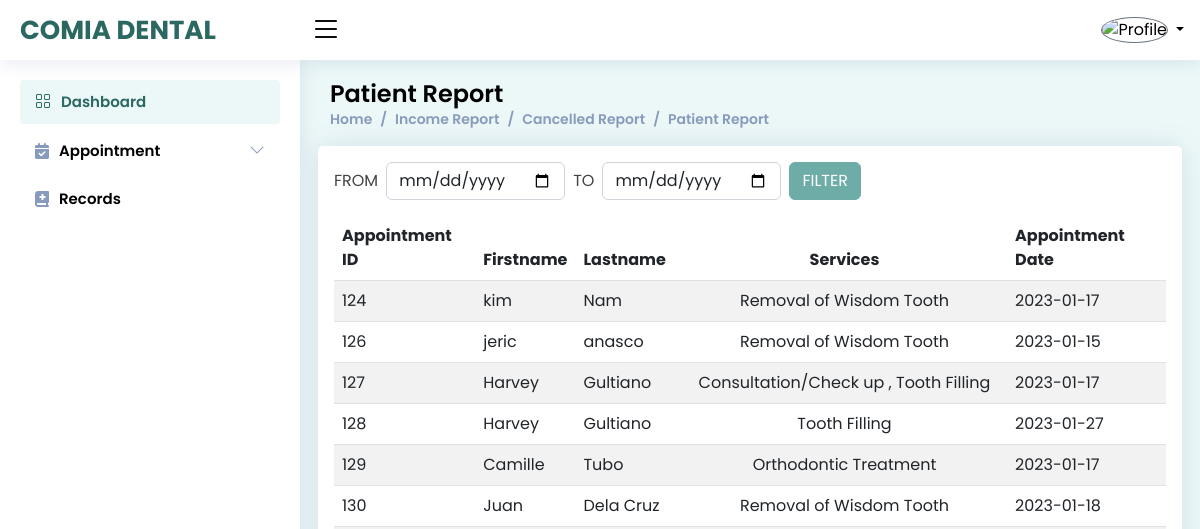
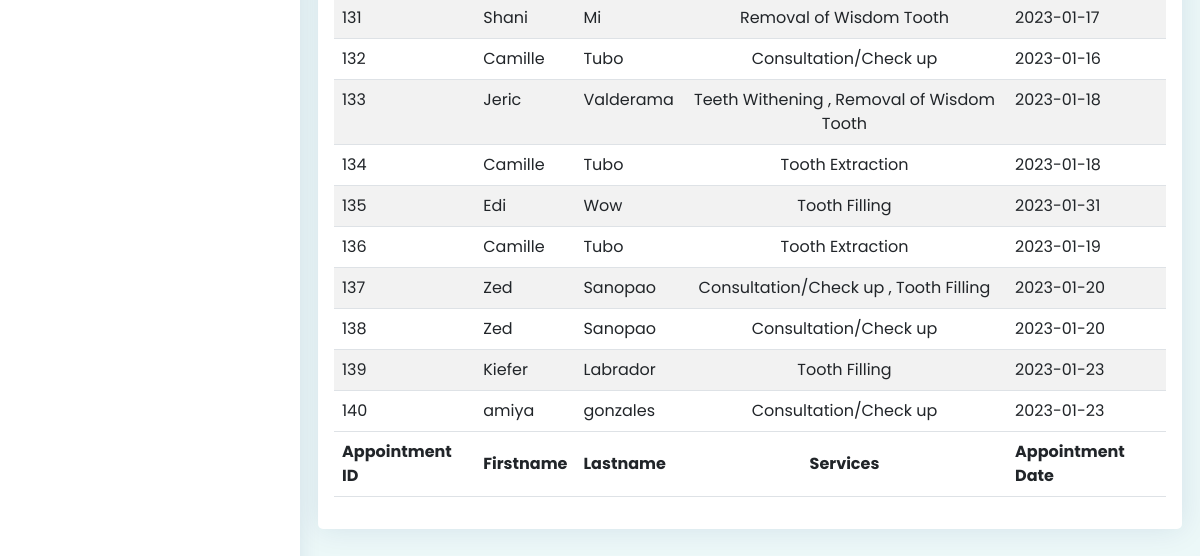
/admin/patient.php (signed in), run on an earlier commit of the app's database (2 pictures, top to bottom).
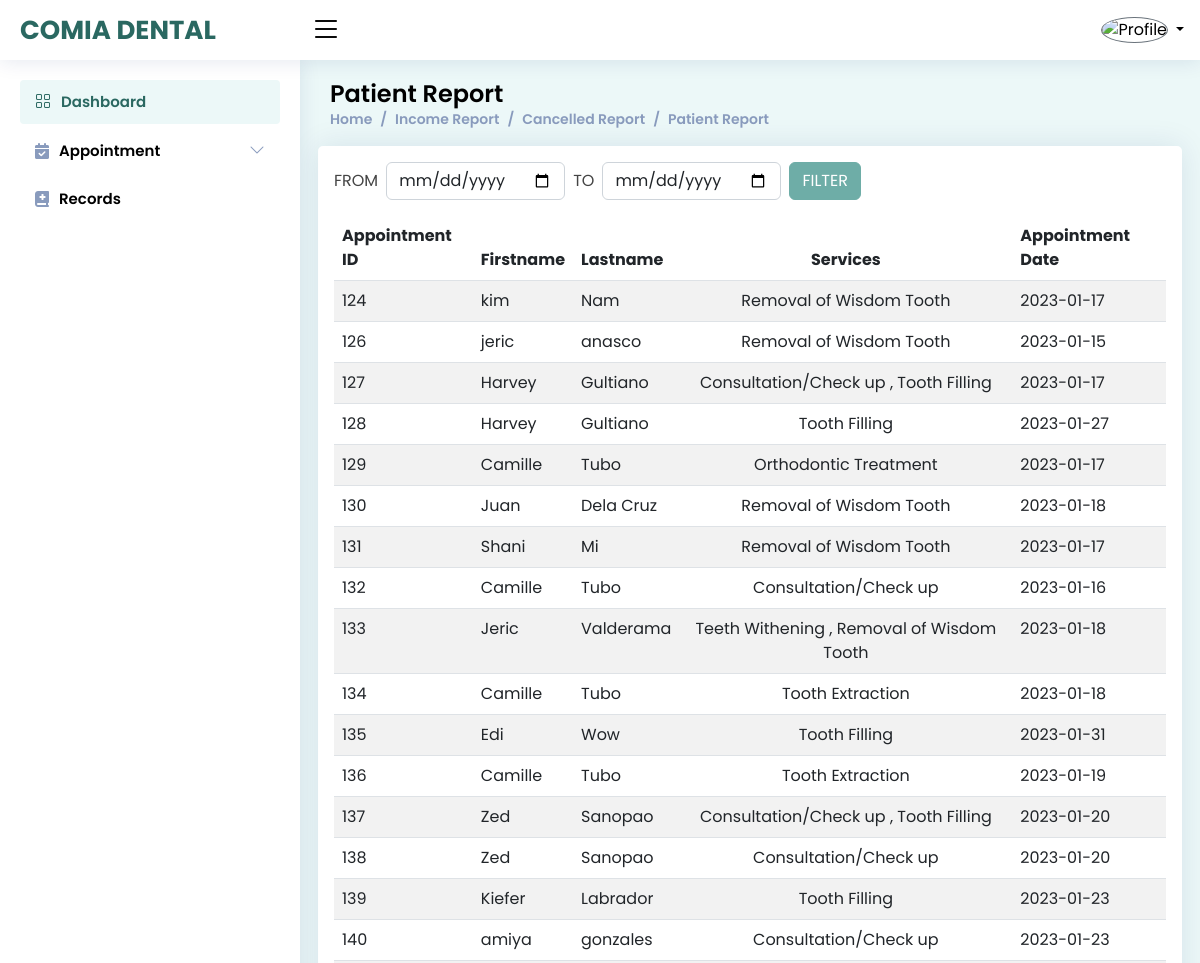
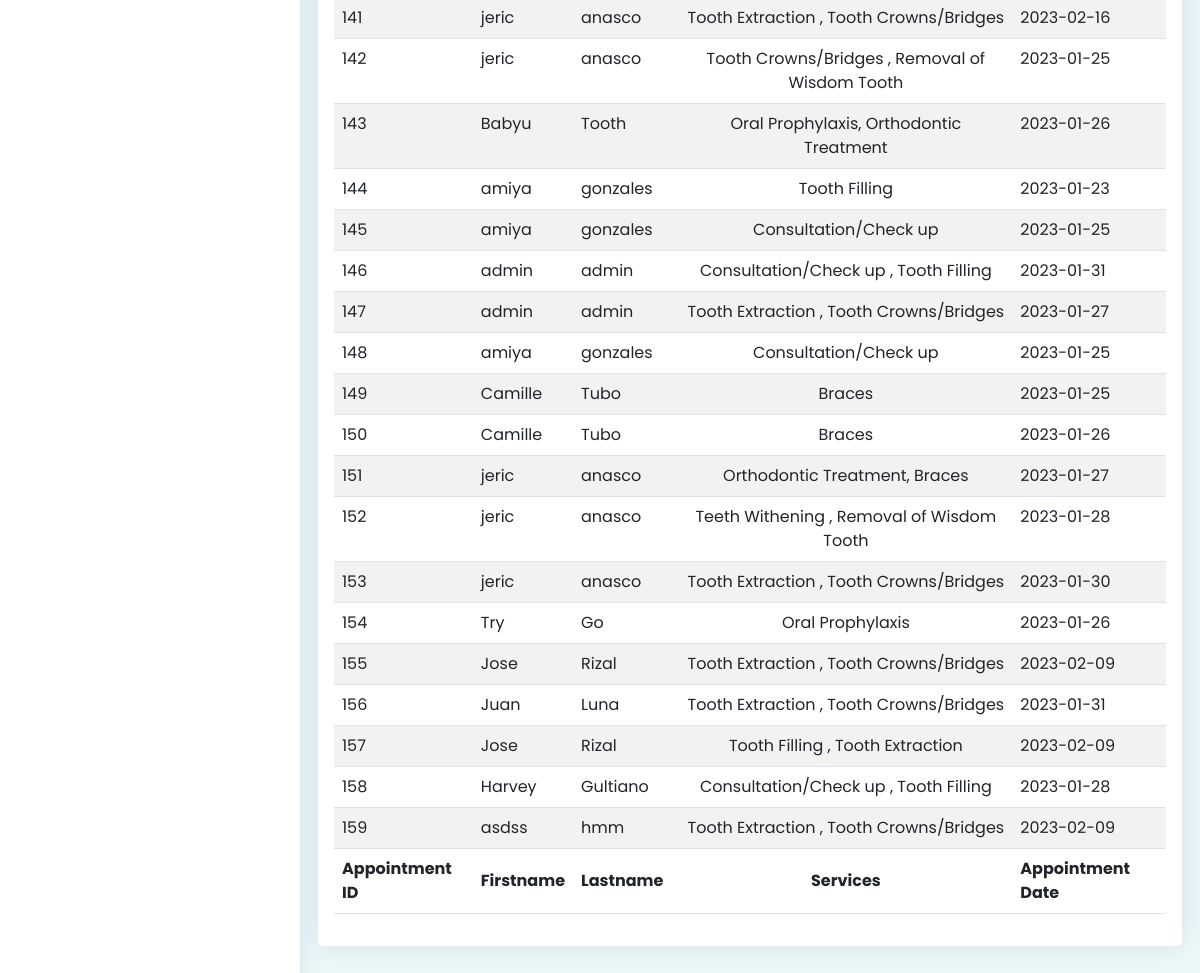
And on a later commit of the database (2 pictures, top to bottom).
### tables this page shows
CREATE TABLE `tbl_appointment` (
  `appointment_id` int(11) NOT NULL,
  `user_id` int(11) NOT NULL,
  `firstname` varchar(255) NOT NULL,
  `lastname` varchar(255) NOT NULL,
  `gender` varchar(255) NOT NULL,
  `age` int(11) NOT NULL,
  `contact` varchar(255) NOT NULL,
  `appointment_date` date NOT NULL,
  `appointment_time` time NOT NULL,
  `service` varchar(255) NOT NULL,
  `dentist` varchar(255) NOT NULL,
  `status` varchar(255) NOT NULL,
  `description` varchar(255) NOT NULL,
  `payment` decimal(10,2) NOT NULL,
  `date_completed` date NOT NULL,
  `time_completed` time NOT NULL,
  `reason` varchar(255) NOT NULL,
  `reason2` varchar(55) NOT NULL,
  `request` text NOT NULL,
  `diagram` text NOT NULL
);

### admin/patient.php (the view, shortened to what this page needs)
<?php
include './components/head_css.php';
include './components/component-top.php';
?>
<main id="main" class="main">
    <div class="pagetitle">
        <h1>Patient Report</h1>
        <nav>
            <ol class="breadcrumb">
                <li class="breadcrumb-item"><a href="index.php">Home</a></li>
                <li class="breadcrumb-item"><a href="reports.php">Income Report</a></li>
                <li class="breadcrumb-item active"><a href="cancelled.php">Cancelled Report</a></li>
                <li class="breadcrumb-item "><a href="patient.php">Patient Report</a></li>
            </ol>
        </nav>
    </div>
    <section>
        <div class="row">
            <div class="card p-3">
                <div class="col-md-8 col-lg-6 d-flex gap-2 align-items-center pb-3">
                    <span>FROM</span>
                    <input type="date" class="form-control" name="start_date" id="start_date">
                    <span>TO</span>
                    <input type="date" class="form-control"  name="end_date" id="end_date">
                    <input class="btn btn-success custom_btn date_submit" type="button" value="FILTER">
                </div>
                <div class="table-responsive">
                    <table class="table table-striped" id="example" style="width:100%">
                        <thead>
                            <tr  >
                                <th>Appointment ID</th>
                                <th>Firstname</th>
                                <th>Lastname</th>
                                <th style="text-align:center;">Services</th>
                                <th>Appointment Date</th>
                            </tr>
                        </thead>
                        <tfoot>
                            <tr  >
                                <th>Appointment ID</th>
                                <th>Firstname</th>
                                <th>Lastname</th>
                                <th style="text-align:center;">Services</th>
                                <th>Appointment Date</th>
                            </tr>
                        </tfoot>
                        <tbody>
                            <?php
                            $query = mysqli_query($conn, "SELECT * FROM tbl_appointment WHERE status = 'COMPLETED'");
                            while ($row = mysqli_fetch_array($query)){
                            ?>
                    <tr>
                        <td><?php echo $row['appointment_id'] ?></td>
                        <td><?php echo $row['firstname'] ?></td>
                        <td><?php echo $row['lastname'] ?></td>
                        <td style="text-align:center;"><?php echo $row['service'] ?><br>
                    </td>
                        <td><?php echo $row['appointment_date'] ?>  </td>
                    </tr>
                    <?php }  ?>
                        </tbody>
                    </table>
                </div>
            </div>
        </div>
    </section>
</main>
<?php include './components/component-bottom.php'; ?>

What changed in the data, as far as the page shows it:
now on this page (row edited): tbl_appointment: appointment_id "141", firstname "jeric", lastname "anasco", service "Tooth Extraction , Tooth Crowns/Bridges", appointment_date "2023-02-16"
now on this page (row edited): tbl_appointment: appointment_id "142", firstname "jeric", lastname "anasco", service "Tooth Crowns/Bridges , Removal of Wisdom Tooth", appointment_date "2023-01-25"
now on this page (row edited): tbl_appointment: appointment_id "143", firstname "Babyu", lastname "Tooth", service "Oral Prophylaxis, Orthodontic Treatment", appointment_date "2023-01-26"
now on this page (row edited): tbl_appointment: appointment_id "144", firstname "amiya", lastname "gonzales", service "Tooth Filling", appointment_date "2023-01-23"
added tbl_appointment: appointment_id "145", firstname "amiya", lastname "gonzales", service "Consultation/Check up", appointment_date "2023-01-25"
added tbl_appointment: appointment_id "146", firstname "admin", lastname "admin", service "Consultation/Check up , Tooth Filling", appointment_date "2023-01-31"
added tbl_appointment: appointment_id "147", firstname "admin", lastname "admin", service "Tooth Extraction , Tooth Crowns/Bridges", appointment_date "2023-01-27"
added tbl_appointment: appointment_id "148", firstname "amiya", lastname "gonzales", service "Consultation/Check up", appointment_date "2023-01-25"
added tbl_appointment: appointment_id "149", firstname "Camille", lastname "Tubo", service "Braces", appointment_date "2023-01-25"
added tbl_appointment: appointment_id "150", firstname "Camille", lastname "Tubo", service "Braces", appointment_date "2023-01-26"
added tbl_appointment: appointment_id "151", firstname "jeric", lastname "anasco", service "Orthodontic Treatment, Braces", appointment_date "2023-01-27"
added tbl_appointment: appointment_id "152", firstname "jeric", lastname "anasco", service "Teeth Withening , Removal of Wisdom Tooth", appointment_date "2023-01-28"
added tbl_appointment: appointment_id "153", firstname "jeric", lastname "anasco", service "Tooth Extraction , Tooth Crowns/Bridges", appointment_date "2023-01-30"
added tbl_appointment: appointment_id "154", firstname "Try", lastname "Go", service "Oral Prophylaxis", appointment_date "2023-01-26"
added tbl_appointment: appointment_id "155", firstname "Jose", lastname "Rizal", service "Tooth Extraction , Tooth Crowns/Bridges", appointment_date "2023-02-09"
added tbl_appointment: appointment_id "156", firstname "Juan", lastname "Luna", service "Tooth Extraction , Tooth Crowns/Bridges", appointment_date "2023-01-31"
added tbl_appointment: appointment_id "157", firstname "Jose", lastname "Rizal", service "Tooth Filling , Tooth Extraction", appointment_date "2023-02-09"
added tbl_appointment: appointment_id "158", firstname "Harvey", lastname "Gultiano", service "Consultation/Check up , Tooth Filling", appointment_date "2023-01-28"
added tbl_appointment: appointment_id "159", firstname "asdss", lastname "hmm", service "Tooth Extraction , Tooth Crowns/Bridges", appointment_date "2023-02-09"
